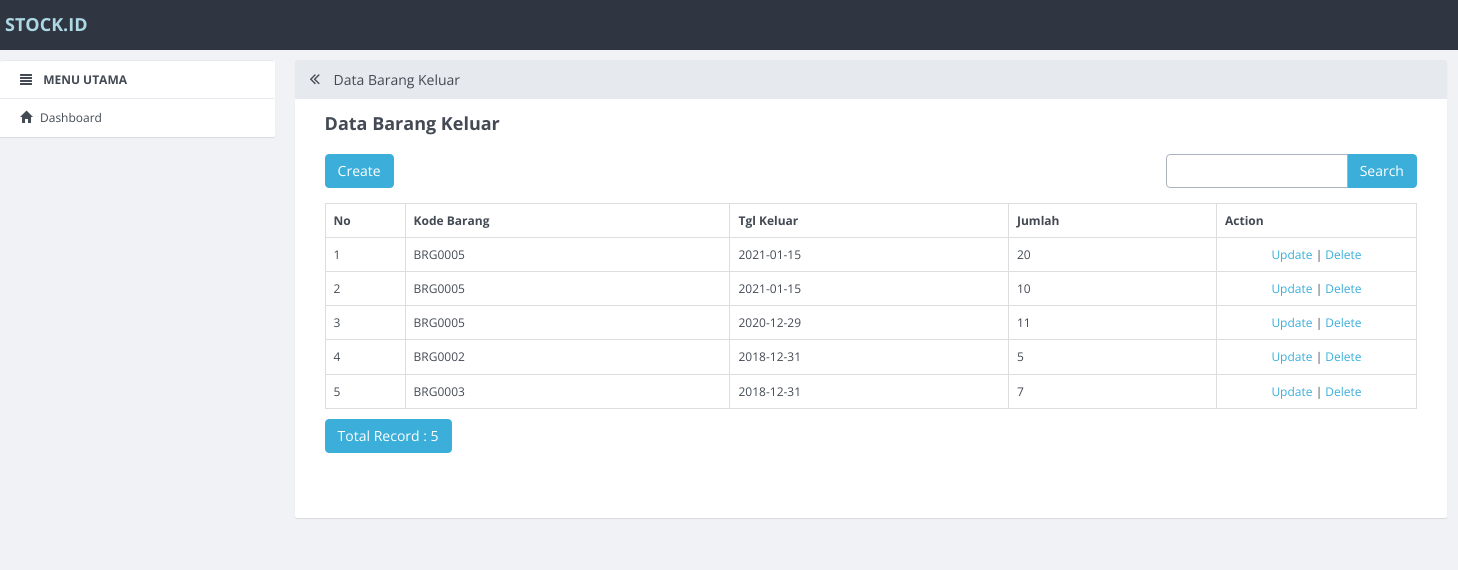
/index.php/barang_keluar, run on the app's committed database.
### tables this page shows
CREATE TABLE `barang_keluar` (
  `id_barang_keluar` int(11) NOT NULL,
  `kode_barang` varchar(20) DEFAULT NULL,
  `tgl_keluar` date DEFAULT NULL,
  `jumlah` int(11) DEFAULT NULL
);

### application/controllers/Barang_keluar.php (called while the page is built, shortened)
<?php
class Barang_keluar extends CI_Controller
{
    function __construct()
    {
        $this->load->model('Barang_keluar_model');
        $this->load->library('form_validation');
    }
    public function index()
    {
        $q = urldecode($this->input->get('q', TRUE));
        $start = intval($this->input->get('start'));
        if ($q <> '') {
            $config['base_url'] = base_url() . 'barang_keluar/index.html?q=' . urlencode($q);
            $config['first_url'] = base_url() . 'barang_keluar/index.html?q=' . urlencode($q);
        } else {
            $config['base_url'] = base_url() . 'barang_keluar/index.html';
            $config['first_url'] = base_url() . 'barang_keluar/index.html';
        }
        $config['per_page'] = 10;
        $config['page_query_string'] = TRUE;
        $config['total_rows'] = $this->Barang_keluar_model->total_rows($q);
        $barang_keluar = $this->Barang_keluar_model->get_limit_data($config['per_page'], $start, $q);
        $this->load->library('pagination');
        $this->pagination->initialize($config);
        $data = array(
            'barang_keluar_data' => $barang_keluar,
            'q' => $q,
            'pagination' => $this->pagination->create_links(),
            'total_rows' => $config['total_rows'],
            'start' => $start,
            'konten' => 'barang_keluar/barang_keluar_list',
            'judul' => 'Data Barang Keluar',
        );
        $this->load->view('v_index', $data);
    }
}

### index.php (called while the page is built, shortened)
<?php
require_once BASEPATH.'core/CodeIgniter.php';

### application/config/config.php (called while the page is built, shortened)
<?php
$config['base_url'] = "http://".$_SERVER['HTTP_HOST'];
$config['base_url'] .= preg_replace('@/+$@','',dirname($_SERVER['SCRIPT_NAME'])).'/';
$config['index_page'] = '';
$config['uri_protocol']	= 'REQUEST_URI';
$config['url_suffix'] = '.html';
$config['language']	= 'english';
$config['charset'] = 'UTF-8';
$config['enable_hooks'] = FALSE;
$config['subclass_prefix'] = 'MY_';
$config['composer_autoload'] = FALSE;
$config['permitted_uri_chars'] = 'a-z 0-9~%.:_\-';
$config['enable_query_strings'] = FALSE;
$config['controller_trigger'] = 'c';
$config['function_trigger'] = 'm';
$config['directory_trigger'] = 'd';
$config['allow_get_array'] = TRUE;
$config['log_threshold'] = 0;
$config['log_path'] = '';
$config['log_file_extension'] = '';
$config['log_file_permissions'] = 0644;
$config['log_date_format'] = 'Y-m-d H:i:s';
$config['error_views_path'] = '';
$config['cache_path'] = '';
$config['cache_query_string'] = FALSE;
$config['encryption_key'] = '';
$config['sess_driver'] = 'files';
$config['sess_cookie_name'] = 'ci_session';
$config['sess_expiration'] = 7200;
$config['sess_save_path'] = NULL;
$config['sess_match_ip'] = FALSE;
$config['sess_time_to_update'] = 300;
$config['sess_regenerate_destroy'] = FALSE;
$config['cookie_prefix']	= '';
$config['cookie_domain']	= '';
$config['cookie_path']		= '/';
$config['cookie_secure']	= FALSE;
$config['cookie_httponly'] 	= FALSE;
$config['standardize_newlines'] = FALSE;
$config['global_xss_filtering'] = FALSE;
$config['csrf_protection'] = FALSE;
$config['csrf_token_name'] = 'csrf_test_name';
$config['csrf_cookie_name'] = 'csrf_cookie_name';
$config['csrf_expire'] = 7200;
$config['csrf_regenerate'] = TRUE;
$config['csrf_exclude_uris'] = array();
$config['compress_output'] = FALSE;
$config['time_reference'] = 'local';
$config['rewrite_short_tags'] = FALSE;
$config['proxy_ips'] = '';

### application/models/Barang_keluar_model.php (called while the page is built, shortened)
<?php
class Barang_keluar_model extends CI_Model
{
    public $table = 'barang_keluar';
    public $id = 'id_barang_keluar';
    public $order = 'DESC';
    function total_rows($q = NULL) {
        $this->db->like('id_barang_keluar', $q);
	$this->db->or_like('kode_barang', $q);
	$this->db->or_like('tgl_keluar', $q);
	$this->db->or_like('jumlah', $q);
	$this->db->from($this->table);
        return $this->db->count_all_results();
    }
    function get_limit_data($limit, $start = 0, $q = NULL) {
        $this->db->order_by($this->id, $this->order);
        $this->db->like('id_barang_keluar', $q);
	$this->db->or_like('kode_barang', $q);
	$this->db->or_like('tgl_keluar', $q);
	$this->db->or_like('jumlah', $q);
	$this->db->limit($limit, $start);
        return $this->db->get($this->table)->result();
    }
}

### application/views/barang_keluar/barang_keluar_list.php (the view, shortened to what this page needs)
<div class="row" style="margin-bottom: 10px">
            <div class="col-md-4">
                <?php echo anchor(site_url('barang_keluar/create'),'Create', 'class="btn btn-primary"'); ?>
            </div>
            <div class="col-md-4 text-center">
            </div>
            <div class="col-md-1 text-right">
            </div>
            <div class="col-md-3 text-right">
                <form action="<?php echo site_url('barang_keluar/index'); ?>" class="form-inline" method="get">
                    <div class="input-group">
                        <input type="text" class="form-control" name="q" value="<?php echo $q; ?>">
                        <span class="input-group-btn">
                          <button class="btn btn-primary" type="submit">Search</button>
                        </span>
                    </div>
                </form>
            </div>
        </div>
        <table class="table table-bordered" style="margin-bottom: 10px">
            <tr>
                <th>No</th>
        <th>Kode Barang</th>
        <th>Tgl Keluar</th>
        <th>Jumlah</th>
        <th>Action</th>
            </tr><?php
            foreach ($barang_keluar_data as $barang_keluar)
            {
                ?>
                <tr>
            <td width="80px"><?php echo ++$start ?></td>
            <td><?php echo $barang_keluar->kode_barang ?></td>
            <td><?php echo $barang_keluar->tgl_keluar ?></td>
            <td><?php echo $barang_keluar->jumlah ?></td>
            <td style="text-align:center" width="200px">
                <?php
                echo anchor(site_url('barang_keluar/update/'.$barang_keluar->id_barang_keluar),'Update');
                echo ' | ';
                echo anchor(site_url('barang_keluar/delete/'.$barang_keluar->id_barang_keluar),'Delete','onclick="javasciprt: return confirm(\'Are You Sure ?\')"');
                ?>
            </td>
        </tr>
                <?php
            }
            ?>
        </table>
        <div class="row">
            <div class="col-md-6">
                <a href="#" class="btn btn-primary">Total Record : <?php echo $total_rows ?></a>
        </div>
            <div class="col-md-6 text-right">
            </div>
        </div>

### data on the page
barang_keluar: kode_barang "BRG0005", tgl_keluar "2021-01-15", jumlah "20", id_barang_keluar "Update", id_barang_keluar "Delete"
barang_keluar: kode_barang "BRG0005", tgl_keluar "2021-01-15", jumlah "10", id_barang_keluar "Update", id_barang_keluar "Delete"
barang_keluar: kode_barang "BRG0005", tgl_keluar "2020-12-29", jumlah "11", id_barang_keluar "Update", id_barang_keluar "Delete"
barang_keluar: kode_barang "BRG0002", tgl_keluar "2018-12-31", jumlah "5", id_barang_keluar "Update", id_barang_keluar "Delete"
barang_keluar: kode_barang "BRG0003", tgl_keluar "2018-12-31", jumlah "7", id_barang_keluar "Update", id_barang_keluar "Delete"

### other printed values
$judul "Data Barang Keluar"
$total_rows "5"
